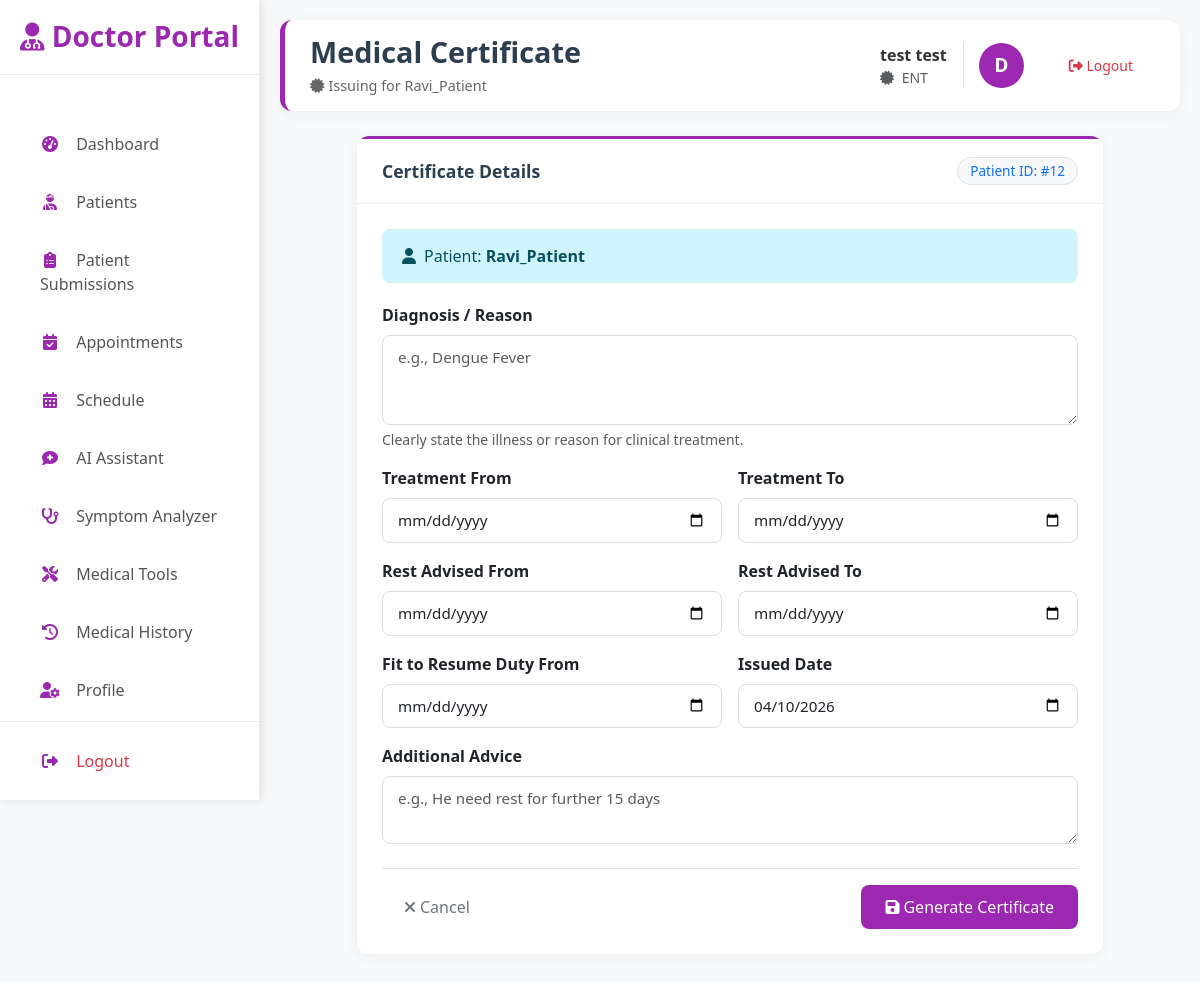
The app's page /certificates/issue/12/ (signed in) with its own data.
### core/models.py (models this page shows, shortened)
class User(AbstractUser):
    ROLE_CHOICES = (
        ('admin', 'Admin'),
        ('doctor', 'Doctor'),
        ('researcher', 'Researcher'),
        ('patient', 'Patient'),
    )
    STATUS_CHOICES = (
        ('pending', 'Pending Approval'),
        ('approved', 'Approved'),
        ('rejected', 'Rejected'),
    )
    RISK_LEVEL_CHOICES = (
        ('low', 'Low'),
        ('medium', 'Medium'),
        ('high', 'High'),
        ('critical', 'Critical'),
    )
    role = models.CharField(max_length=20, choices=ROLE_CHOICES, default='patient')
    status = models.CharField(max_length=20, choices=STATUS_CHOICES, default='pending')
    email = models.EmailField(unique=True)
    full_name = models.CharField(max_length=255, blank=True)
    phone_regex = RegexValidator(regex=r'^\+?1?\d{9,15}$',
                                message="Phone number must be entered in the format: '+999999999'. Up to 15 digits allowed.")
    phone = models.CharField(validators=[phone_regex], max_length=17, blank=True)
    address = models.TextField(blank=True)
    date_of_birth = models.DateField(null=True, blank=True)
    profile_picture = models.ImageField(upload_to='profile_pics/', null=True, blank=True)
    specialization = models.CharField(max_length=100, blank=True)  # Doctor
    license_number = models.CharField(max_length=50, blank=True)  # Doctor
    institution = models.CharField(max_length=200, blank=True)  # Researcher
    research_area = models.TextField(blank=True)  # Researcher
    qualifications = models.CharField(max_length=255, blank=True)  # e.g., M.B.B.S, M.D.
    clinic_name = models.CharField(max_length=255, blank=True)
    clinic_address = models.TextField(blank=True)
    signature = models.ImageField(upload_to='signatures/', null=True, blank=True)
    biography = models.TextField(blank=True)
    risk_level = models.CharField(max_length=20, choices=RISK_LEVEL_CHOICES, blank=True)
    ml_confidence_score = models.FloatField(default=0.0)
    last_analysis = models.DateTimeField(null=True, blank=True)
    created_at = models.DateTimeField(auto_now_add=True)
    updated_at = models.DateTimeField(auto_now=True)
    is_verified = models.BooleanField(default=False)
    verification_token = models.UUIDField(default=uuid.uuid4, editable=False)
    class Meta:
        ordering = ['-date_joined']
    def get_full_name(self):
        if self.full_name:
            return self.full_name
        return super().get_full_name()
    def is_doctor(self):
        return self.role == 'doctor'

### core/views/emr_certificate_views.py (the view)
# urls.py: path('certificates/issue/<int:patient_id>/', emr_certificate_views.issue_certificate, name='issue_certificate'),
@login_required
def issue_certificate(request, patient_id):
    if not request.user.is_doctor():
        messages.error(request, "Only doctors can issue certificates.")
        return redirect('dashboard_redirect')
    patient = get_object_or_404(User, id=patient_id, role='patient')
    if request.method == 'POST':
        form = MedicalCertificateForm(request.POST)
        if form.is_valid():
            certificate = form.save(commit=False)
            certificate.doctor = request.user
            certificate.patient = patient
            certificate.save()
            messages.success(request, f"Medical Certificate issued successfully for {patient.full_name or patient.username}.")
            return redirect('view_certificate', certificate_id=certificate.certificate_id)
    else:
        form = MedicalCertificateForm()
    context = {
        'form': form,
        'patient': patient,
        'page_title': 'Issue Medical Certificate'
    }
    return render(request, 'core/issue_certificate.html', context)

### templates/core/issue_certificate.html (shortened to what this page needs)
{% extends 'doctor/doctor_base.html' %}
{% block page_title %}Medical Certificate{% endblock %}
{% block page_subtitle %}
<i class="fas fa-certificate me-1"></i>Issuing for {{ patient.full_name|default:patient.username }}
{% endblock %}
{% block content %}
<div class="row justify-content-center fade-in">
    <div class="col-lg-10">
        <div class="card">
            <div class="card-header d-flex justify-content-between align-items-center">
                <span>Certificate Details</span>
                <span class="badge bg-light text-primary border">Patient ID: #{{ patient.id }}</span>
            </div>
            <div class="card-body">
                <div class="alert alert-info">
                    <i class="fas fa-user me-2"></i>Patient: <strong>{{ patient.full_name|default:patient.username }}</strong>
                </div>
                <form method="post">
                    <div class="row g-3">
                        <div class="col-12">
                            <label class="form-label fw-bold">Diagnosis / Reason</label>
                            {{ form.diagnosis }}
                            <div class="form-text">Clearly state the illness or reason for clinical treatment.</div>
                        </div>
                        <div class="col-md-6">
                            <label class="form-label fw-bold">Treatment From</label>
                            {{ form.treatment_from }}
                        </div>
                        <div class="col-md-6">
                            <label class="form-label fw-bold">Treatment To</label>
                            {{ form.treatment_to }}
                        </div>
                        <div class="col-md-6">
                            <label class="form-label fw-bold">Rest Advised From</label>
                            {{ form.rest_advised_from }}
                        </div>
                        <div class="col-md-6">
                            <label class="form-label fw-bold">Rest Advised To</label>
                            {{ form.rest_advised_to }}
                        </div>
                        <div class="col-md-6">
                            <label class="form-label fw-bold">Fit to Resume Duty From</label>
                            {{ form.fit_to_resume_date }}
                        </div>
                        <div class="col-md-6">
                            <label class="form-label fw-bold">Issued Date</label>
                            {{ form.issued_date }}
                        </div>
                        <div class="col-12">
                            <label class="form-label fw-bold">Additional Advice</label>
                            {{ form.additional_advice }}
                        </div>
                    </div>
                    <div class="mt-4 pt-3 border-top d-flex justify-content-between">
                        <a href="{% url 'doctor_patient_detail' patient.id %}" class="btn btn-outline-secondary">
                            <i class="fas fa-times me-1"></i>Cancel
                        </a>
                        <button type="submit" class="btn btn-doctor px-4">
                            <i class="fas fa-save me-1"></i>Generate Certificate
                        </button>
                    </div>
                </form>
            </div>
        </div>
    </div>
</div>
{% endblock %}

### templates/doctor/doctor_base.html (shortened to what this page needs)
<!DOCTYPE html>
<html lang="en">
<head>
    <link href="https://cdn.jsdelivr.net/npm/bootstrap@5.3.0/dist/css/bootstrap.min.css" rel="stylesheet">
    <link rel="stylesheet" href="https://cdnjs.cloudflare.com/ajax/libs/font-awesome/6.4.0/css/all.min.css">
    <link href="https://cdn.jsdelivr.net/npm/bootstrap@5.3.0/dist/css/bootstrap.min.css" rel="stylesheet">
</head>
<body>
    <div class="sidebar">
        <div class="sidebar-brand">
            <h3>
                <i class="fas fa-user-md"></i>
                <span>Doctor Portal</span>
            </h3>
        </div>
        <div class="sidebar-nav">
            <ul class="nav flex-column">
                <li class="nav-item">
                    <a class="nav-link {% if request.path == '/doctor/dashboard/' %}active{% endif %}"
                        href="{% url 'doctor_dashboard' %}">
                        <i class="fas fa-tachometer-alt"></i>
                        <span>Dashboard</span>
                    </a>
                </li>
                <li class="nav-item">
                    <a class="nav-link {% if 'patient' in request.path and 'submissions' not in request.path %}active{% endif %}"
                        href="{% url 'doctor_patients' %}">
                        <i class="fas fa-user-injured"></i>
                        <span>Patients</span>
                    </a>
                </li>
                <li class="nav-item">
                    <a class="nav-link {% if 'patient-submissions' in request.path %}active{% endif %}"
                        href="{% url 'doctor_patient_submissions' %}">
                        <i class="fas fa-clipboard-list"></i>
                        <span>Patient Submissions</span>
                    </a>
                </li>
                <li class="nav-item">
                    <a class="nav-link {% if 'appointments' in request.path %}active{% endif %}"
                        href="{% url 'doctor_appointments' %}">
                        <i class="fas fa-calendar-check"></i>
                        <span>Appointments</span>
                    </a>
                </li>
                <li class="nav-item">
                    <a class="nav-link {% if 'schedule' in request.path %}active{% endif %}"
                        href="{% url 'doctor_schedule' %}">
                        <i class="fas fa-calendar-alt"></i>
                        <span>Schedule</span>
                    </a>
                </li>
                <li class="nav-item">
                    <a class="nav-link {% if 'chat' in request.path %}active{% endif %}" href="{% url 'doctor_chat' %}">
                        <i class="fas fa-comment-medical"></i>
                        <span>AI Assistant</span>
                    </a>
                </li>
                <li class="nav-item">
                    <a class="nav-link {% if 'symptom-analyzer' in request.path %}active{% endif %}"
                        href="{% url 'doctor_symptom_analyzer' %}">
                        <i class="fas fa-stethoscope"></i>
                        <span>Symptom Analyzer</span>
                    </a>
                </li>
                <li class="nav-item">
                    <a class="nav-link {% if 'medical-tools' in request.path %}active{% endif %}"
                        href="{% url 'doctor_medical_tools' %}">
                        <i class="fas fa-tools"></i>
                        <span>Medical Tools</span>
                    </a>
                </li>
                <li class="nav-item">
                    <a class="nav-link {% if 'medical-history' in request.path %}active{% endif %}"
                        href="{% url 'doctor_medical_history' %}">
                        <i class="fas fa-history"></i>
                        <span>Medical History</span>
                    </a>
                </li>
                <li class="nav-item">
                    <a class="nav-link {% if 'profile' in request.path %}active{% endif %}"
                        href="{% url 'doctor_profile' %}">
                        <i class="fas fa-user-cog"></i>
                        <span>Profile</span>
                    </a>
                </li>
                <li class="nav-item">
                </li>
            </ul>
        </div>
        <div class="sidebar-footer">
            <a class="nav-link text-danger m-0" href="{% url 'logout' %}"
                onclick="return confirm('Are you sure you want to logout?');">
                <i class="fas fa-sign-out-alt"></i>
                <span>Logout</span>
            </a>
        </div>
    </div>
    <div class="main-content">
        <div class="header">
            <div>
                <h1>{% block page_title %}Doctor Dashboard{% endblock %}</h1>
                <div class="subtitle">
                    {% block page_subtitle %}{% endblock %}
                </div>
            </div>
            <div class="user-info">
                <div class="pe-3 border-end d-none d-md-block">
                    <div class="fw-bold">{{ user.get_full_name|default:user.username }}</div>
                    <div class="small text-muted">
                        <i class="fas fa-certificate me-1"></i>
                        {{ request.user.specialization|default:"General Practitioner" }}
                    </div>
                </div>
                <div class="user-avatar">
                    {{ request.user.username|first|upper }}
                </div>
                <div class="ps-2">
                    <a href="{% url 'logout' %}" class="btn btn-sm btn-outline-danger" title="Logout"
                        onclick="return confirm('Are you sure you want to logout?');">
                        <i class="fas fa-sign-out-alt"></i> Logout
                    </a>
                </div>
            </div>
        </div>
        {% block content %}{% endblock %}
    </div>
</body>
</html>

### templates/doctor/doctor_base.html (style rules this page uses)
:root { --primary-color: #2c3e50; --doctor-color: #9c27b0; --secondary-color: #3498db; --success-color: #27ae60; --warning-color: #f39c12; --danger-color: #e74c3c; --light-color: #f8f9fa; --dark-color: #343a40; --sidebar-width: 260px; }
body { font-family: 'Segoe UI', Tahoma, Geneva, Verdana, sans-serif; background-color: #f8f9fa; margin: 0; padding: 0; color: #333; }
.sidebar { position: fixed; top: 0; left: 0; height: 100vh; width: var(--sidebar-width); background: white; z-index: 1000; box-shadow: 2px 0 10px rgba(0, 0, 0, 0.1); border-right: 1px solid #eaeaea; display: flex; flex-direction: column; }
.sidebar-nav { flex: 1; overflow-y: auto; padding-top: 20px; }
.sidebar-footer { padding: 15px; border-top: 1px solid #eaeaea; background: #fff; }
.sidebar-brand { padding: 20px; text-align: center; border-bottom: 1px solid #eaeaea; margin-bottom: 20px; }
.sidebar-brand h3 { margin: 0; font-weight: 700; color: var(--doctor-color); }
.nav-link { color: #555; padding: 12px 25px; margin: 5px 15px; border-radius: 8px; transition: all 0.3s; font-weight: 500; }
.nav-link i { width: 20px; text-align: center; margin-right: 12px; color: var(--doctor-color); }
.main-content { margin-left: var(--sidebar-width); padding: 20px; min-height: 100vh; }
.header { background: white; padding: 15px 25px; border-radius: 12px; margin-bottom: 25px; box-shadow: 0 3px 15px rgba(0, 0, 0, 0.05); display: flex; justify-content: space-between; align-items: center; border-left: 5px solid var(--doctor-color); }
.header h1 { margin: 0; font-size: 1.8rem; color: var(--primary-color); font-weight: 600; }
.header .subtitle { color: #666; font-size: 0.9rem; margin-top: 5px; }
.user-info { display: flex; align-items: center; gap: 15px; }
.user-avatar { width: 45px; height: 45px; border-radius: 50%; background: var(--doctor-color); color: white; display: flex; align-items: center; justify-content: center; font-weight: bold; font-size: 1.2rem; }
.card { border: none; border-radius: 12px; box-shadow: 0 3px 15px rgba(0, 0, 0, 0.05); margin-bottom: 25px; transition: transform 0.3s, box-shadow 0.3s; border-top: 3px solid var(--doctor-color); }
.card-header { background: white; border-bottom: 1px solid #eaeaea; padding: 18px 25px; font-weight: 600; color: var(--primary-color); font-size: 1.1rem; }
.card-body { padding: 25px; }
.badge { padding: 6px 12px; border-radius: 20px; font-weight: 500; font-size: 0.85rem; }
.btn { border-radius: 8px; padding: 10px 22px; font-weight: 500; border: none; transition: all 0.3s; }
.btn-doctor { background: var(--doctor-color); color: white; }
.form-control, .form-select { border-radius: 8px; border: 1px solid #ddd; padding: 10px 15px; font-size: 0.95rem; }
.alert { border-radius: 8px; border: none; padding: 15px 20px; margin-bottom: 20px; }
.fade-in { animation: fadeIn 0.5s ease-out; }

### records on screen
User: full_name "Ravi_Patient", id "12"
User: get_full_name "test test", user.specialization "ENT", user.username|first "D"
